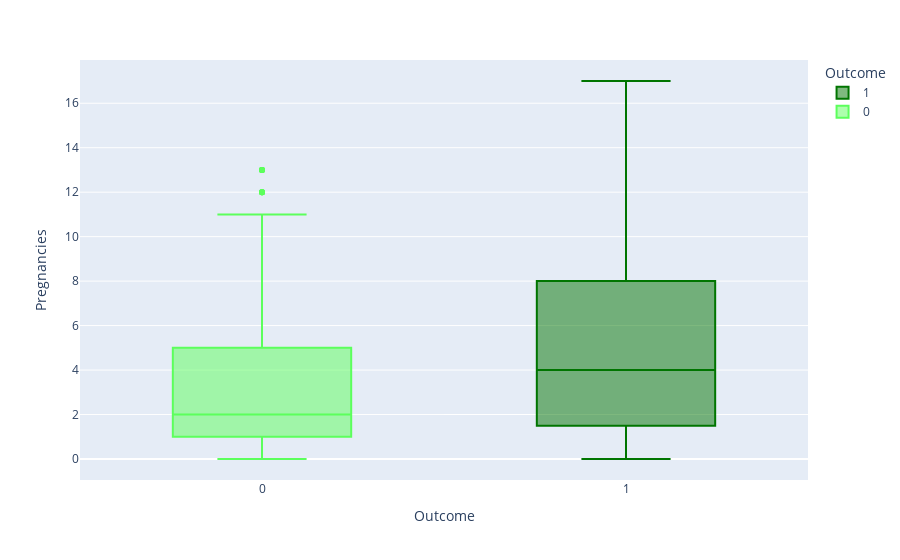
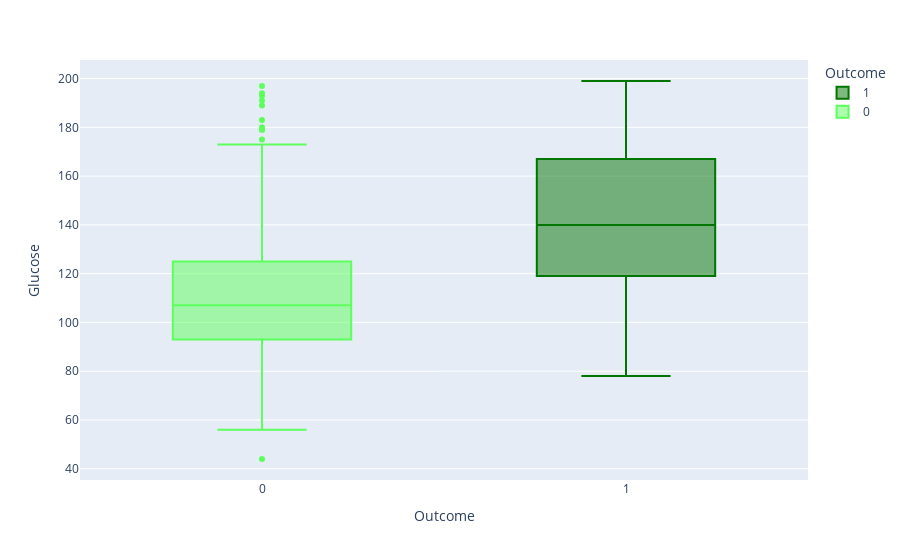
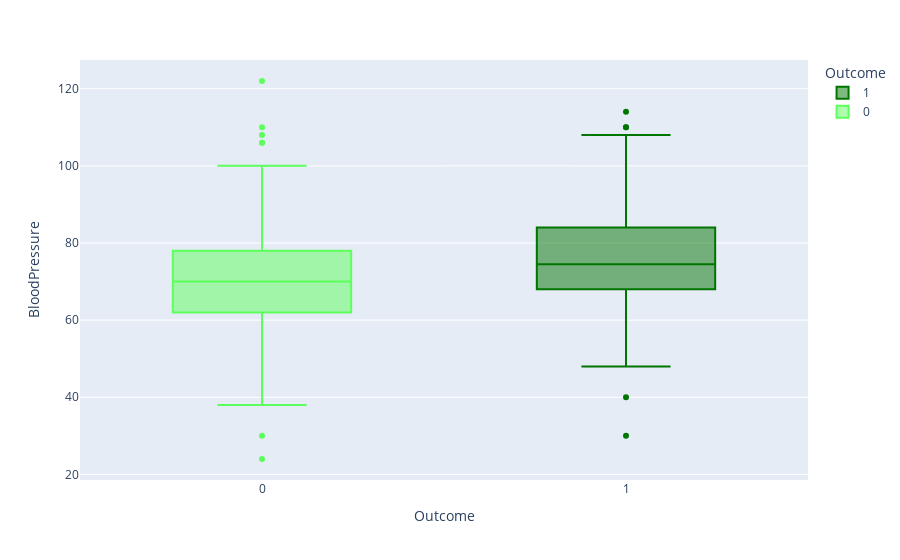
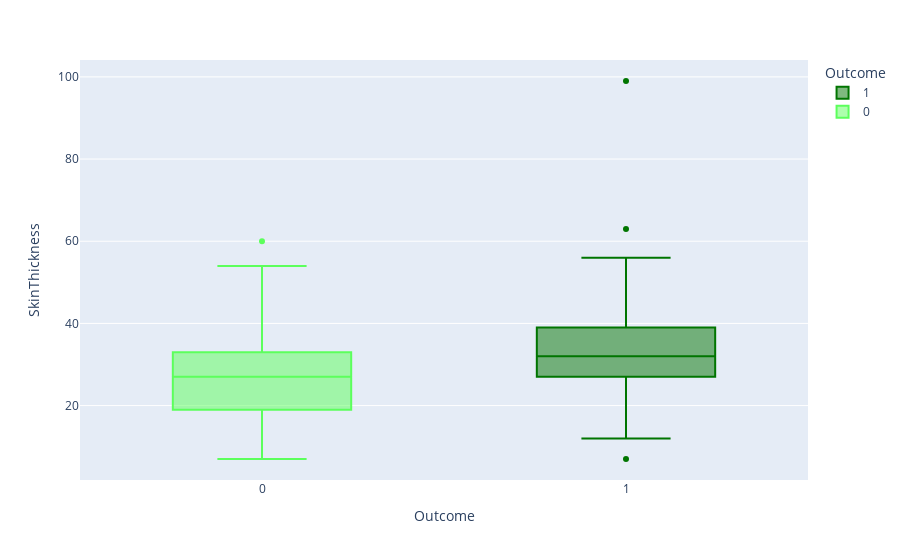

The notebook cell these images were saved under, in order:
### Code cell
for column in df.drop("Outcome",axis=1).columns[:5]:
    # for loop auto iterates through the first five feature columns in the dataframe
    fig = px.box(data_frame =df ,
                 x='Outcome',
                 color = 'Outcome',
                 y = column,
                 color_discrete_sequence = ['#007500','#5CFF5C'],
                 orientation = 'v')

    fig.show()

### Figure 1 — Plotly figure (JSON) as saved in the notebook; plotly's stock layout.template omitted (floating-point values rounded to 4 significant figures; data arrays with more than 128 entries replaced by an {"elided": "..."} marker saying what was removed)
{"data": [{"alignmentgroup": "True", "hovertemplate": "Outcome=%{x}<br>Pregnancies=%{y}<extra></extra>", "legendgroup": "1", "marker": {"color": "#007500"}, "name": "1", "notched": false, "offsetgroup": "1", "orientation": "v", "showlegend": true, "type": "box", "x": {"elided": "268 int values"}, "x0": " ", "xaxis": "x", "y": {"elided": "268 int values"}, "y0": " ", "yaxis": "y"}, {"alignmentgroup": "True", "hovertemplate": "Outcome=%{x}<br>Pregnancies=%{y}<extra></extra>", "legendgroup": "0", "marker": {"color": "#5CFF5C"}, "name": "0", "notched": false, "offsetgroup": "0", "orientation": "v", "showlegend": true, "type": "box", "x": {"elided": "500 int values"}, "x0": " ", "xaxis": "x", "y": {"elided": "500 int values"}, "y0": " ", "yaxis": "y"}], "layout": {"boxmode": "overlay", "legend": {"title": {"text": "Outcome"}, "tracegroupgap": 0}, "margin": {"t": 60}, "xaxis": {"anchor": "y", "categoryarray": [1, 0], "categoryorder": "array", "domain": [0, 1], "title": {"text": "Outcome"}}, "yaxis": {"anchor": "x", "domain": [0, 1], "title": {"text": "Pregnancies"}}}}

### Figure 2 — Plotly figure (JSON) as saved in the notebook; plotly's stock layout.template omitted (floating-point values rounded to 4 significant figures; data arrays with more than 128 entries replaced by an {"elided": "..."} marker saying what was removed)
{"data": [{"alignmentgroup": "True", "hovertemplate": "Outcome=%{x}<br>Glucose=%{y}<extra></extra>", "legendgroup": "1", "marker": {"color": "#007500"}, "name": "1", "notched": false, "offsetgroup": "1", "orientation": "v", "showlegend": true, "type": "box", "x": {"elided": "268 int values"}, "x0": " ", "xaxis": "x", "y": {"elided": "268 int values"}, "y0": " ", "yaxis": "y"}, {"alignmentgroup": "True", "hovertemplate": "Outcome=%{x}<br>Glucose=%{y}<extra></extra>", "legendgroup": "0", "marker": {"color": "#5CFF5C"}, "name": "0", "notched": false, "offsetgroup": "0", "orientation": "v", "showlegend": true, "type": "box", "x": {"elided": "500 int values"}, "x0": " ", "xaxis": "x", "y": {"elided": "500 int values"}, "y0": " ", "yaxis": "y"}], "layout": {"boxmode": "overlay", "legend": {"title": {"text": "Outcome"}, "tracegroupgap": 0}, "margin": {"t": 60}, "xaxis": {"anchor": "y", "categoryarray": [1, 0], "categoryorder": "array", "domain": [0, 1], "title": {"text": "Outcome"}}, "yaxis": {"anchor": "x", "domain": [0, 1], "title": {"text": "Glucose"}}}}

### Figure 3 — Plotly figure (JSON) as saved in the notebook; plotly's stock layout.template omitted (floating-point values rounded to 4 significant figures; data arrays with more than 128 entries replaced by an {"elided": "..."} marker saying what was removed)
{"data": [{"alignmentgroup": "True", "hovertemplate": "Outcome=%{x}<br>BloodPressure=%{y}<extra></extra>", "legendgroup": "1", "marker": {"color": "#007500"}, "name": "1", "notched": false, "offsetgroup": "1", "orientation": "v", "showlegend": true, "type": "box", "x": {"elided": "268 int values"}, "x0": " ", "xaxis": "x", "y": {"elided": "268 int values"}, "y0": " ", "yaxis": "y"}, {"alignmentgroup": "True", "hovertemplate": "Outcome=%{x}<br>BloodPressure=%{y}<extra></extra>", "legendgroup": "0", "marker": {"color": "#5CFF5C"}, "name": "0", "notched": false, "offsetgroup": "0", "orientation": "v", "showlegend": true, "type": "box", "x": {"elided": "500 int values"}, "x0": " ", "xaxis": "x", "y": {"elided": "500 int values"}, "y0": " ", "yaxis": "y"}], "layout": {"boxmode": "overlay", "legend": {"title": {"text": "Outcome"}, "tracegroupgap": 0}, "margin": {"t": 60}, "xaxis": {"anchor": "y", "categoryarray": [1, 0], "categoryorder": "array", "domain": [0, 1], "title": {"text": "Outcome"}}, "yaxis": {"anchor": "x", "domain": [0, 1], "title": {"text": "BloodPressure"}}}}

### Figure 4 — Plotly figure (JSON) as saved in the notebook; plotly's stock layout.template omitted (floating-point values rounded to 4 significant figures; data arrays with more than 128 entries replaced by an {"elided": "..."} marker saying what was removed)
{"data": [{"alignmentgroup": "True", "hovertemplate": "Outcome=%{x}<br>SkinThickness=%{y}<extra></extra>", "legendgroup": "1", "marker": {"color": "#007500"}, "name": "1", "notched": false, "offsetgroup": "1", "orientation": "v", "showlegend": true, "type": "box", "x": {"elided": "268 int values"}, "x0": " ", "xaxis": "x", "y": {"elided": "268 int values"}, "y0": " ", "yaxis": "y"}, {"alignmentgroup": "True", "hovertemplate": "Outcome=%{x}<br>SkinThickness=%{y}<extra></extra>", "legendgroup": "0", "marker": {"color": "#5CFF5C"}, "name": "0", "notched": false, "offsetgroup": "0", "orientation": "v", "showlegend": true, "type": "box", "x": {"elided": "500 int values"}, "x0": " ", "xaxis": "x", "y": {"elided": "500 int values"}, "y0": " ", "yaxis": "y"}], "layout": {"boxmode": "overlay", "legend": {"title": {"text": "Outcome"}, "tracegroupgap": 0}, "margin": {"t": 60}, "xaxis": {"anchor": "y", "categoryarray": [1, 0], "categoryorder": "array", "domain": [0, 1], "title": {"text": "Outcome"}}, "yaxis": {"anchor": "x", "domain": [0, 1], "title": {"text": "SkinThickness"}}}}
